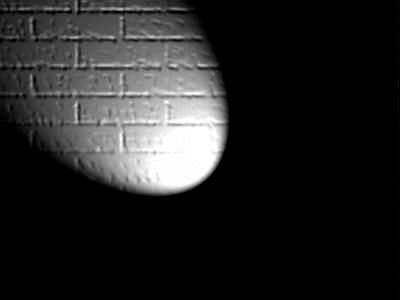
#> input picture 3. Image slicing & Frame extraction/blue_fragment.jpg, 400 x 300 px, given in place of the camera
$ jupyter execute --allow-errors apply_masking_on_video.ipynb
#> lines starting #> are read from the running program, lines starting #| are printed output that depends on the picture; after the words box and inside, x2 and y2 are one past the last pixel; in counts of white or black regions, pixels touching at a corner belong together
[cell 1]
import cv2 as cv
import numpy as np

[cell 2]
dark_mask_lower = np.array([0,0,0])
dark_mask_upper = np.array([40,40,40])

[cell 3]
light_mask_lower = np.array([51,51,51])
light_mask_upper = np.array([255,255,255])

[cell 4]
circle_mask = np.zeros((480,640,3), dtype=np.uint8)
cv.circle(circle_mask, (320, 240),120,(255,255,255),thickness=cv.FILLED)
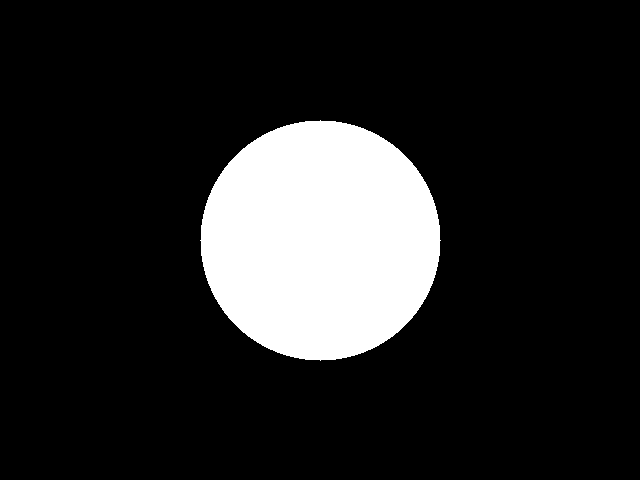
#> circle_mask: shape (480, 640, 3); 14.7% white; 1 white region, box (x1, y1, x2, y2) and area: (200, 120, 441, 361) 45225
#> further down, img is the input picture: shape (300, 400, 3); min 0, max 255, mean 36.9
#> `img = cv.flip(img,1)`:
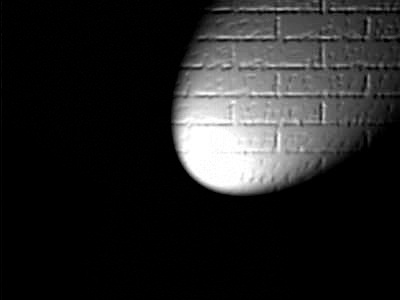
#> img: shape (300, 400, 3); min 0, max 255, mean 36.9
#> `mask_dark = cv.inRange(img,dark_mask_lower,dark_mask_upper)`:
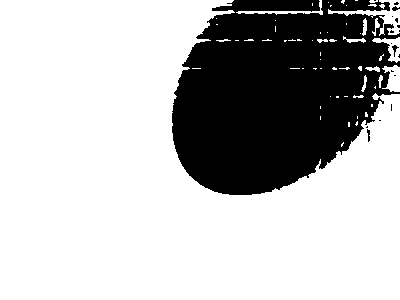
#> mask_dark: shape (300, 400); 72.5% white; 18 black regions (14 under 20 px), largest, box (x1, y1, x2, y2) and area: (172, 0, 400, 195) 32826, (392, 45, 399, 57) 30, (367, 129, 370, 142) 26, (392, 6, 400, 11) 23
#> `mask_light = cv.inRange(img,light_mask_lower,light_mask_upper)`:
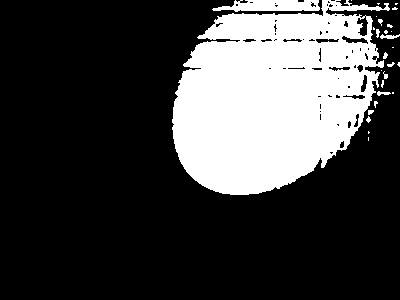
#> mask_light: shape (300, 400); 25.7% white; 28 white regions (17 under 20 px), largest, box (x1, y1, x2, y2) and area: (172, 0, 390, 195) 29484, (212, 0, 320, 12) 953, (380, 34, 400, 39) 61

[cell 5]
cv.imshow("Circle",circle_mask)
cv.waitKey(0)

[cell 6]
cam = cv.VideoCapture(0)
id = 1

#> (the rest of this cell did not finish here and is left out)

$ run again, on 3. Image slicing & Frame extraction/green_fragment.jpg
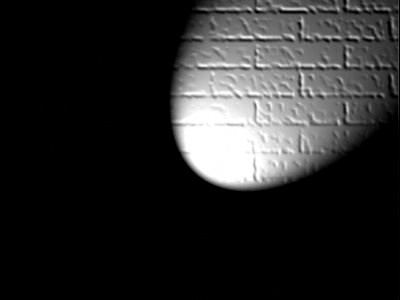
#> input picture 3. Image slicing & Frame extraction/green_fragment.jpg, 400 x 300 px, given in place of the camera
#> circle_mask: shape (480, 640, 3); 14.7% white; 1 white region, box (x1, y1, x2, y2) and area: (200, 120, 441, 361) 45225
#> img is the input picture: shape (300, 400, 3); min 0, max 255, mean 41.6
#> `mask_dark = cv.inRange(img,dark_mask_lower,dark_mask_upper)`:
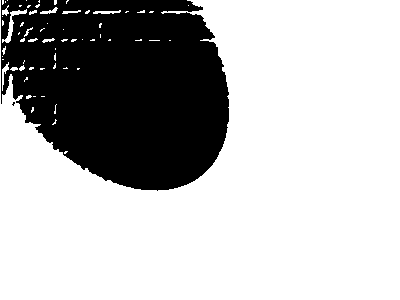
#> mask_dark: shape (300, 400); 71.4% white; 2 black regions (1 under 20 px), largest, box (x1, y1, x2, y2) and area: (1, 0, 229, 191) 34332
#> `mask_light = cv.inRange(img,light_mask_lower,light_mask_upper)`:
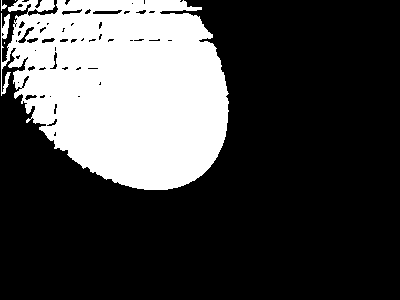
#> mask_light: shape (300, 400); 27.4% white; 4 white regions (2 under 20 px), largest, box (x1, y1, x2, y2) and area: (1, 0, 229, 190) 32893, (1, 0, 7, 11) 28
